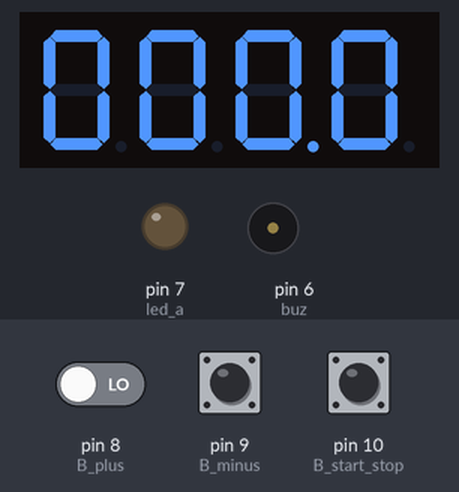
This sketch was run on a simulated Arduino Uno, built with avr-gcc and run on an emulated ATmega328P. Shown: 4-digit seven-segment display, output pins drawn as LEDs (lit = HIGH), buzzer (waves = sounding, pin HIGH). Wiring (inferred from the names in the program): 4-digit 7-segment display, segments lit when LOW: segments pin 4, pin 0, pin 14, pin 12, pin 11, pin 3, pin 15, pin 13; digit selects pin 16, pin 1, pin 2, pin 5. The test bench sets the inputs (shaded band); at power-on: pin 10 (B_start_stop) LOW, pin 8 (B_plus) LOW, pin 9 (B_minus) HIGH. The segment pins are drawn as the display they are named for; pins used as bus, display or sensor lines are not drawn.

Above: at 1.2 s.
1.3 s: pin 10 (B_start_stop) pulled HIGH for 0.15 s
At 1.7 s:
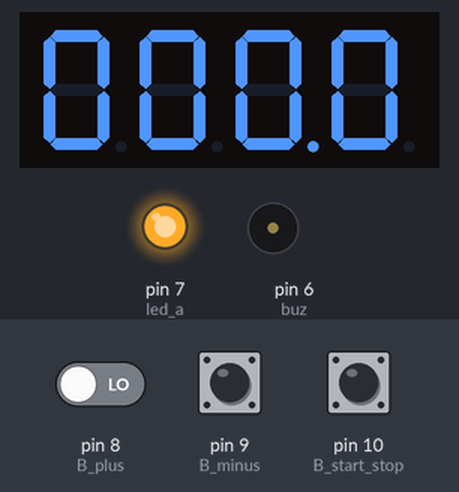
2.9 s: pin 10 (B_start_stop) pulled HIGH for 1 s
At 4.1 s:
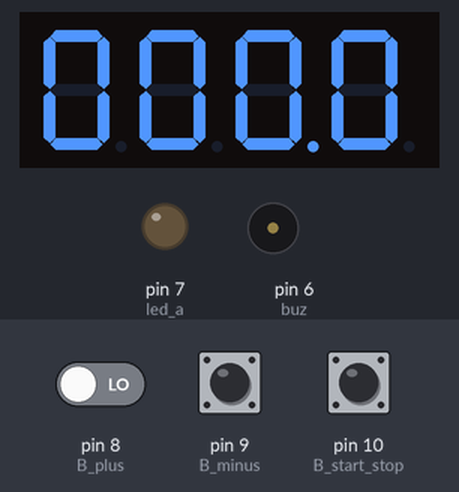
5.4 s: pin 10 (B_start_stop) pulled HIGH for 3.2 s
At 6.0 s:
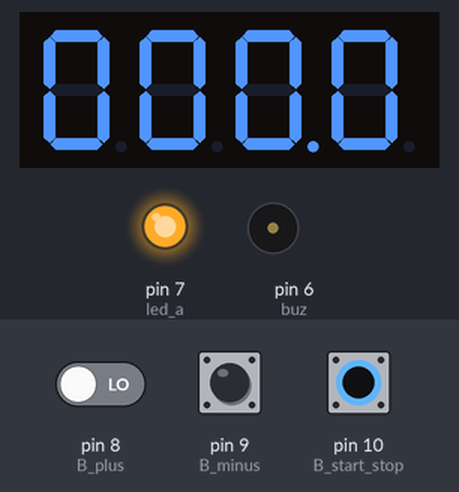
Timing chart, 0 to 8.4 s (numbered marks = the images above; inputs shaded):
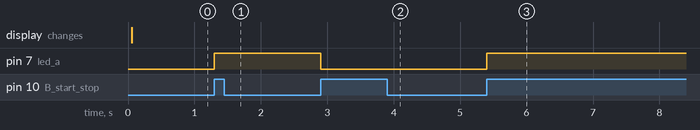

Measured:
- after the input at 1.3 s, pin 7 (led_a): LOW → HIGH at once
- after the input at 2.9 s, pin 7 (led_a): HIGH → LOW at once
- after the input at 5.4 s, pin 7 (led_a): LOW → HIGH at once

The sketch:

UV_timer.ino
```cpp
#define A    4
#define B    0
#define C    14
#define D    12
#define E    11
#define F    3
#define G    15
#define DOT  13
#define D4   5
#define D3   2
#define D2   1
#define D1   16
#define B_plus   8
#define B_minus  9
#define B_start_stop 10
#define buz 6
#define led_a 7

int count_d;
uint32_t times;
uint32_t timer_t = 0, timer_plus, timer_minus, tb_p, tb_m, timer_led;
boolean b_p, b_m, b_ss, led_st, led_t = true;
void setup() {
  pinMode(A, OUTPUT);
  pinMode(B, OUTPUT);
  pinMode(C, OUTPUT);
  pinMode(D, OUTPUT);
  pinMode(E, OUTPUT);
  pinMode(F, OUTPUT);
  pinMode(G, OUTPUT);
  pinMode(DOT, OUTPUT);
  pinMode(D1, OUTPUT);
  pinMode(D2, OUTPUT);
  pinMode(D3, OUTPUT);
  pinMode(D4, OUTPUT);
  pinMode(buz, OUTPUT);
  pinMode(led_a, OUTPUT);
}

void loop() {
  d_swich();
  button();
  digitalWrite(led_a, led_st);
  if(count_d == 3 && led_t){
    digitalWrite(DOT, LOW);
  }else{
    digitalWrite(DOT, HIGH);
  }

}
void digits(int digit){
    switch (digit) {
        case 1: //B,C
        digitalWrite(A, HIGH);
        digitalWrite(B, LOW);
        digitalWrite(C, LOW);
        digitalWrite(D, HIGH);
        digitalWrite(E, HIGH);
        digitalWrite(F, HIGH);
        digitalWrite(G, HIGH);
        break;
        case 2: //A,B,G,E,D
        digitalWrite(A, LOW);
        digitalWrite(B, LOW);
        digitalWrite(C, HIGH);
        digitalWrite(D, LOW);
        digitalWrite(E, LOW);
        digitalWrite(F, HIGH);
        digitalWrite(G, LOW);
        break;
        case 3: //A,B,G,C,D
        digitalWrite(A, LOW);
        digitalWrite(B, LOW);
        digitalWrite(C, LOW);
        digitalWrite(D, LOW);
        digitalWrite(E, HIGH);
        digitalWrite(F, HIGH);
        digitalWrite(G, LOW);
        break;
        case 4: //F,G,B,C
        digitalWrite(A, HIGH);
        digitalWrite(B, LOW);
        digitalWrite(C, LOW);
        digitalWrite(D, HIGH);
        digitalWrite(E, HIGH);
        digitalWrite(F, LOW);
        digitalWrite(G, LOW);
        break;
        case 5: //A,F,G,C,D
        digitalWrite(A, LOW);
        digitalWrite(B, HIGH);
        digitalWrite(C, LOW);
        digitalWrite(D, LOW);
        digitalWrite(E, HIGH);
        digitalWrite(F, LOW);
        digitalWrite(G, LOW);
        break;
        case 6: //A,F,G,C,D,E
        digitalWrite(A, LOW);
        digitalWrite(B, HIGH);
        digitalWrite(C, LOW);
        digitalWrite(D, LOW);
        digitalWrite(E, LOW);
        digitalWrite(F, LOW);
        digitalWrite(G, LOW);
        break;
        case 7: //A,B,C
        digitalWrite(A, LOW);
        digitalWrite(B, LOW);
        digitalWrite(C, LOW);
        digitalWrite(D, HIGH);
        digitalWrite(E, HIGH);
        digitalWrite(F, HIGH);
        digitalWrite(G, HIGH);
        break;
        case 8: //A,B,C,D,E,F,G
        digitalWrite(A, LOW);
        digitalWrite(B, LOW);
        digitalWrite(C, LOW);
        digitalWrite(D, LOW);
        digitalWrite(E, LOW);
        digitalWrite(F, LOW);
        digitalWrite(G, LOW);
        break;
        case 9: //A,B,C,D,F,G
        digitalWrite(A, LOW);
        digitalWrite(B, LOW);
        digitalWrite(C, LOW);
        digitalWrite(D, LOW);
        digitalWrite(E, HIGH);
        digitalWrite(F, LOW);
        digitalWrite(G, LOW);
        break;
        case 0: //A,B,C,D,E,F
        digitalWrite(A, LOW);
        digitalWrite(B, LOW);
        digitalWrite(C, LOW);
        digitalWrite(D, LOW);
        digitalWrite(E, LOW);
        digitalWrite(F, LOW);
        digitalWrite(G, HIGH);
        break;

  }

}
void d_swich(){
  uint32_t t1 = millis();
  if(t1 - times > 1){
     times = t1;
     count_d++;
     if(count_d > 5){
       count_d = 0;
     }
  }
 int times_a[4];
 int timess = timer_t;
 int timeseconds = (timess % 60);
 int timeminuts = ((timess  % 3600) / 60);
 times_a[0] = timeseconds %10;
 times_a[1] = timeseconds /10;
 times_a[2] = timeminuts %10;
 times_a[3] = timeminuts /10;
  switch (count_d) {
           case 0:
           digitalWrite(D1,LOW);
           digitalWrite(D2,LOW);
           digitalWrite(D3,LOW);
           digitalWrite(D4,LOW);
           break;
           case 1:
           digits(times_a[0]);
           digitalWrite(D1,HIGH);
           break;
           case 2:
           digitalWrite(D1,LOW);
           digits(times_a[1]);
           digitalWrite(D2,HIGH);

           break;
           case 3:
           digitalWrite(D2,LOW);
           digits(times_a[2]);
           digitalWrite(D3,HIGH);
           break;
           case 4:
           digitalWrite(D3,LOW);
           digits(times_a[3]);
           digitalWrite(D4,HIGH);
           break;
           case 5:
           digitalWrite(D1,LOW);
           digitalWrite(D2,LOW);
           digitalWrite(D3,LOW);
           digitalWrite(D4,LOW);
           break;

    }

}
void button(){
   if(digitalRead(B_plus) && !b_p && !digitalRead(B_minus)){
         timer_t++;
         b_p = true;
         tb_p = millis();
  }
    if(!digitalRead(B_plus) && b_p){ b_p = false; }

    if(digitalRead(B_minus) && !b_m && !digitalRead(B_plus)){
        timer_t--;
        b_m = true;
        tb_m = millis();
  }
    if(!digitalRead(B_minus) && b_m){ b_m = false; }

         if(millis() - tb_p > 2000 && b_p && !b_m){
             uint32_t t1 = millis();
             if(t1 - timer_plus > 100 ){
                    timer_plus = t1;
                    timer_t++;
                    }
                  }

         if(millis() - tb_m > 2000 && b_m && !b_p){
             uint32_t t1 = millis();
             if(t1 - timer_minus > 100 ){
                    timer_minus = t1;
                    timer_t--;
                    }
                  }

    if(digitalRead(B_start_stop) && !b_ss ){
           b_ss = true;
           led_st = !led_st;
     }
    if(!digitalRead(B_start_stop) && b_ss){ b_ss = false; }

             uint32_t t1 = millis();
             if(t1 - timer_led >= 1000 && led_st){
                    timer_led = t1;
                    timer_t--;
                    if(timer_t == 0){
                      led_st = false;
                        }
                  }
}
```
